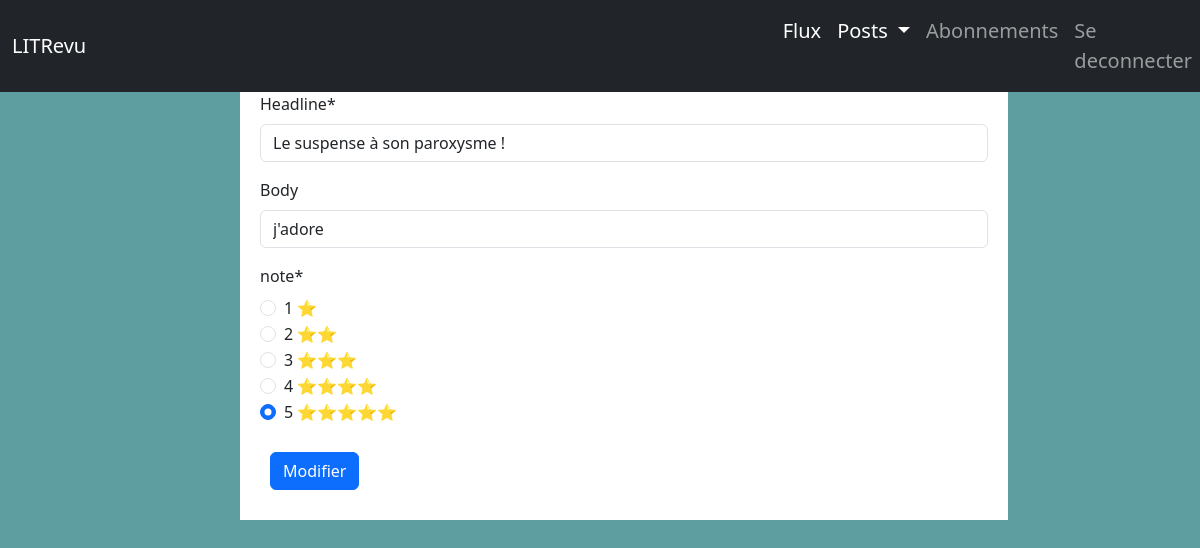
The app's page /reviews/1/edit (signed in), older data.
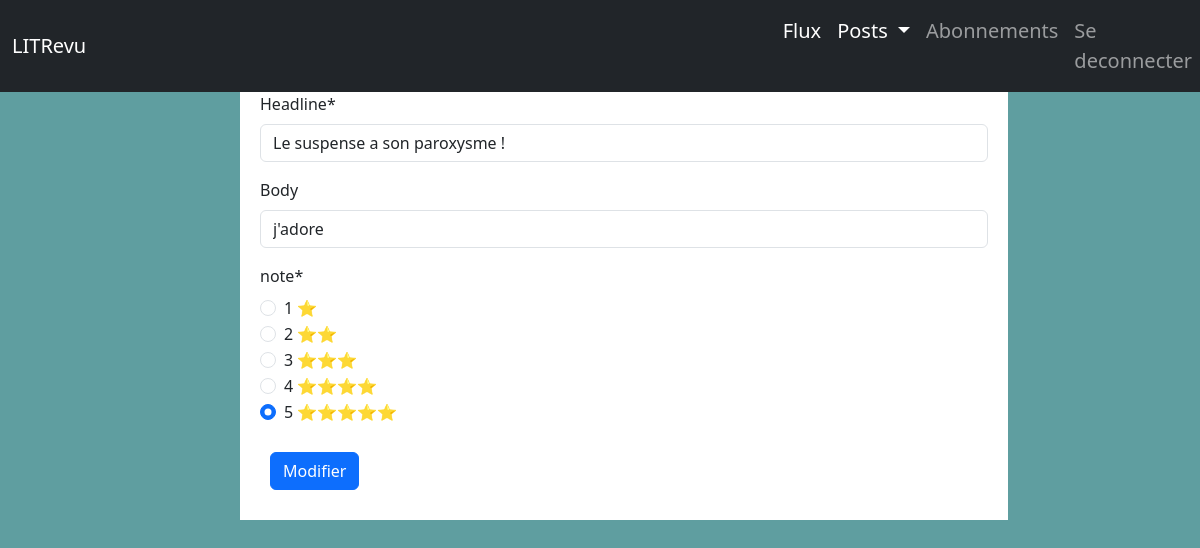
The same page, newer data.
### blog/models.py (models this page shows, shortened)
class Review(models.Model):
    ticket = models.ForeignKey(to=Ticket, on_delete=models.CASCADE)
    rating = models.PositiveSmallIntegerField(
        validators=[MinValueValidator(0), MaxValueValidator(5)])
    headline = models.CharField(max_length=128)
    body = models.CharField(max_length=8192, blank=True)
    user = models.ForeignKey(
        to=settings.AUTH_USER_MODEL, on_delete=models.CASCADE)
    time_created = models.DateTimeField(auto_now_add=True)

### blog/views.py (the view)
# urls.py: path('reviews/<int:pk>/edit', ReviewUpdateView.as_view(), name='review_edit'),
class ReviewUpdateView(LoginRequiredMixin, UpdateView):
    model = Review
    form_class = forms.ReviewForm
    template_name = "blog/create_review.html"
    success_url = reverse_lazy('home')
    def get_context_data(self, **kwargs):
        context = super().get_context_data(**kwargs)
        context["submit_text"] = "Modifier"
        return context

### blog/forms.py
class ReviewForm(forms.ModelForm):
    RATING_CHOICES = [
        ('1', '1 ⭐ '),
        ('2', '2 ⭐⭐ '),
        ('3', '3 ⭐⭐⭐ '),
        ('4', '4 ⭐⭐⭐⭐'),
        ('5', '5 ⭐⭐⭐⭐⭐ ')
    ]
    rating = forms.ChoiceField(
        choices=RATING_CHOICES,
        widget=forms.RadioSelect,
        label='note'
    )
    class Meta:
        model = Review
        fields = ['headline', 'body', 'rating']

### blog/templates/blog/create_review.html (shortened to what this page needs)
{% extends 'base.html' %}
{% load crispy_forms_tags %}
{% block content %}
    {% if submit_text == 'Créer' %}
        <h2>Créer une critique de</h2>
    {% else %}
        <h2>Modifier votre critique</h2>
    {% endif %}
        <form method="post">
            {{ form|crispy }}
            <button class="btn btn-primary" type="submit">{{ submit_text }}</button>
        </form>
{% endblock content %}

Row changes from the older to the newer data that the page shows:
changed Review "j'adore": headline "Le suspense à son paroxysme !" → "Le suspense a son paroxysme !"
